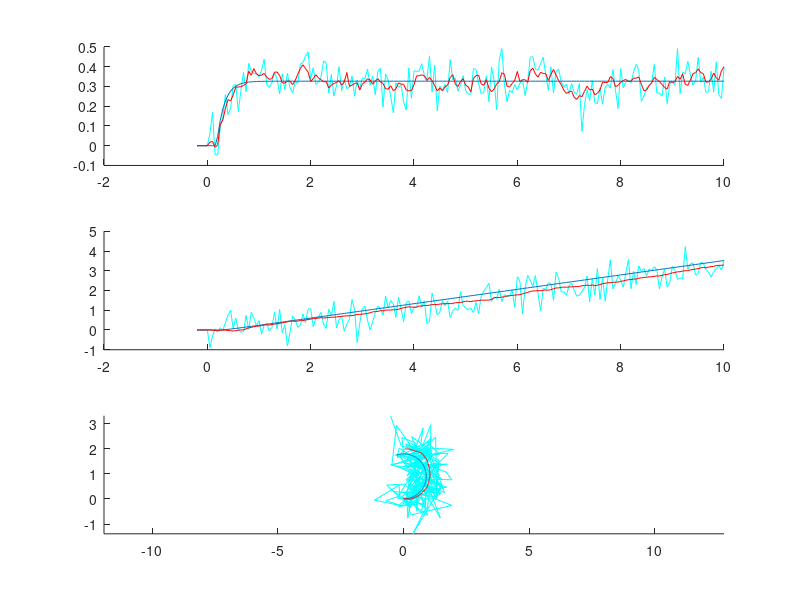
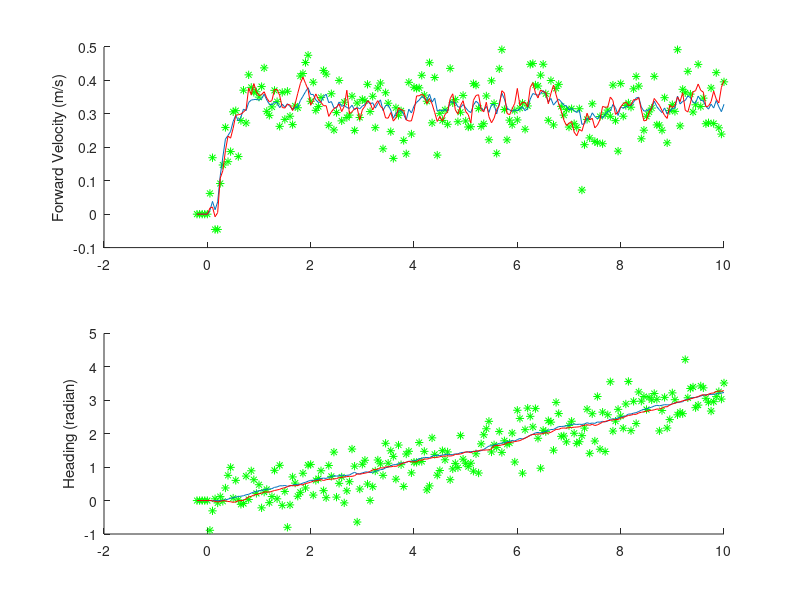
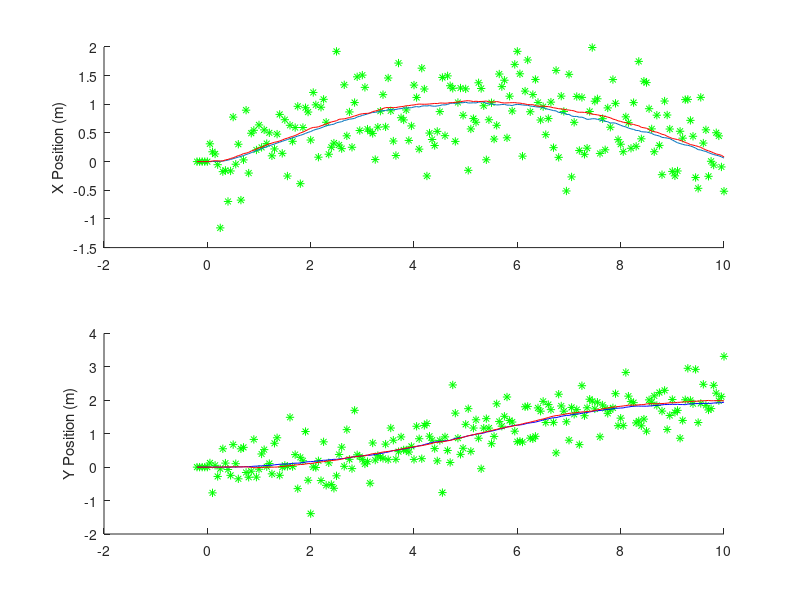

These figures' MATLAB source, in order:
% Simulates robot motion, producing ground truth against which
% the extended kalman filter may be tested against.
%
% See http://www.cs.unc.edu/~welch/media/pdf/kalman_intro.pdf
% for background on the EKF.

% =========== Simulation Parameters =============
time = 10;   % simulation length [s]
ts = 0.05;  % sim timestep [s]
len = 0.265; % robot length [m]

% States and measurements are [velocity, heading, x pos, y pos]
% Process covariance.  (assume independence):
Q = diag([sqrt(0.0005) 0.02 0.005 0.005].^2);
% Measurement covariance:
R = diag([sqrt(0.0035) 0.5 0.5 0.5].^2);

% =========== Simulation ========================

% Sample count.  Because the discrete velocity model needs to look back
% 5 samples, we add 5 samples and set t=0 at sample 5
n = time / ts + 5;  
to = 5;
t = [(-to+1)*ts:ts:time];

% Input signal.  Inputs are [motor %, steering angle (rad)]
u = [ones(1,n)*100; ones(1,n)*0.3];
u(:,1:to) = zeros(2,to);

% System state.
xi = zeros(4,n);  % ideal state
% Initial state:  
xi(:,to) = [0 0 0 0];
x = xi;  % true state, with process noise

% Measurements.  Direct, in same order as state vector.
m = zeros(4,n);

% Kalman estimates:
xe = xi;  % Estimate means, start with correct i.c.
Pe = zeros(4,4,n); % Estimate covariances
Pe(:,:,to) = Q;  % Initial condition covariance

% Velocity model:
load('vel_coeffs.mat');
% Z transform numerator and denominator coefficients:
delay = 4;
zn = (Km*am*ts)/(am*ts + 2)*[1 1];
zd = cat(2, [1 (am*ts-2)/(am*ts+2)], zeros(1, delay));

% Simulate!
for k = to+1:n
    % Ideal model:
    % Velocity:
    xi(1,k) = zn(1)*u(1,k-4) + zn(2)*u(1,k-3) - zd(2)*xi(1,k-1);
    % Heading:
    xi(2,k) = xi(2,k-1) + xi(1,k-1)*sin(u(2,k-1))*ts/len;
    % x pos:
    xi(3,k) = xi(3,k-1) + xi(1,k-1)*cos(xi(2,k-1))*ts;
    % y pos:
    xi(4,k) = xi(4,k-1) + xi(1,k-1)*sin(xi(2,k-1))*ts;

    % Noisy model:
    x(1,k) = zn(1)*u(1,k-4) + zn(2)*u(1,k-3) - zd(2)*x(1,k-1);
    x(2,k) = x(2,k-1) + x(1,k-1)*sin(u(2,k-1))*ts/len;
    x(3,k) = x(3,k-1) + x(1,k-1)*cos(x(2,k-1))*ts;
    x(4,k) = x(4,k-1) + x(1,k-1)*sin(x(2,k-1))*ts;
    x(:,k) = x(:,k) + sqrt(Q)*randn(4,1);  % Only valid if noise is independent!

    % Measurements:
    m(:,k) = x(:,k) + sqrt(R)*randn(4,1);

    % A priori state estimate:
    xp = zeros(4,1);
    xp(1) = zn(1)*u(1,k-4) + zn(2)*u(1,k-3) - zd(2)*xe(1,k-1);
    xp(2) = xe(2,k-1) + xe(1,k-1)*sin(u(2,k-1))*ts/len;
    xp(3) = xe(3,k-1) + xe(1,k-1)*cos(xe(2,k-1))*ts;
    xp(4) = xe(4,k-1) + xe(1,k-1)*sin(xe(2,k-1))*ts;

    % Jacobian of current state w.r.t previous state:
    A = [-zd(2)                0                        0 0;
         ts*sin(u(2,k-1))/len  1                        0 0;
         ts*cos(xe(2,k-1)) -xe(1,k-1)*ts*sin(xe(2,k-1)) 1 0;
         ts*sin(xe(2,k-1)) xe(1,k-1)*ts*cos(xe(2,k-1))  0 1; ];

    % Jacobian of state w.r.t process noise:
    W = eye(4);
    % Jacobian of measurements w.r.t state:
    H = eye(4);
    % Jacobian of measurements w.r.t measurement noise:
    V = eye(4);

    % A priori covariance:
    Pp = A*Pe(:,:,k-1)*A' + W*Q*W';

    % Kalman gain:
    K = Pp*H'*inv(H*Pp*H' + V*R*V');

    % EKF state estimate:
    xe(:,k) = xp + K*(m(:,k) - xp);
    Pe(:,:,k) = (eye(4) - K*H)*Pp;
end

% Plot true state vs. ideal state vs. measurements:
figure(1);
clf();

% Velocity
subplot(3,1,1);
hold on
plot(t,m(1,:),'c');
plot(t,xi(1,:));
plot(t,x(1,:),'r');
hold off

% Heading
subplot(3,1,2);
hold on
plot(t,m(2,:),'c');
plot(t,xi(2,:));
plot(t,x(2,:),'r');
hold off

% Position
subplot(3,1,3);
hold on
plot(m(3,:),m(4,:),'c');
plot(xi(3,:),xi(4,:));
plot(x(3,:),x(4,:),'r');
axis square
axis equal
hold off

% Plot EKF estimate 1 sigma s.d bounds vs. true state
figure(2);
clf();

% Velocity
subplot(2,1,1);
hold on
ylabel('Forward Velocity (m/s)');
plot(t,m(1,:),'g*');
plot(t,xe(1,:));
plot(t,x(1,:),'r');
hold off

% Heading
subplot(2,1,2);
hold on
ylabel('Heading (radian)');
plot(t,m(2,:),'g*');
plot(t,xe(2,:));
plot(t,x(2,:),'r');
hold off

figure(3);
clf();
subplot(2,1,1);

% X Position
subplot(2,1,1);
hold on
ylabel('X Position (m)');
plot(t,m(3,:),'g*');
plot(t,xe(3,:));
plot(t,x(3,:),'r');
hold off

% Y Position
subplot(2,1,2);
hold on
ylabel('Y Position (m)');
plot(t,m(4,:),'g*');
plot(t,xe(4,:),'b');
plot(t,x(4,:),'r');
hold off
